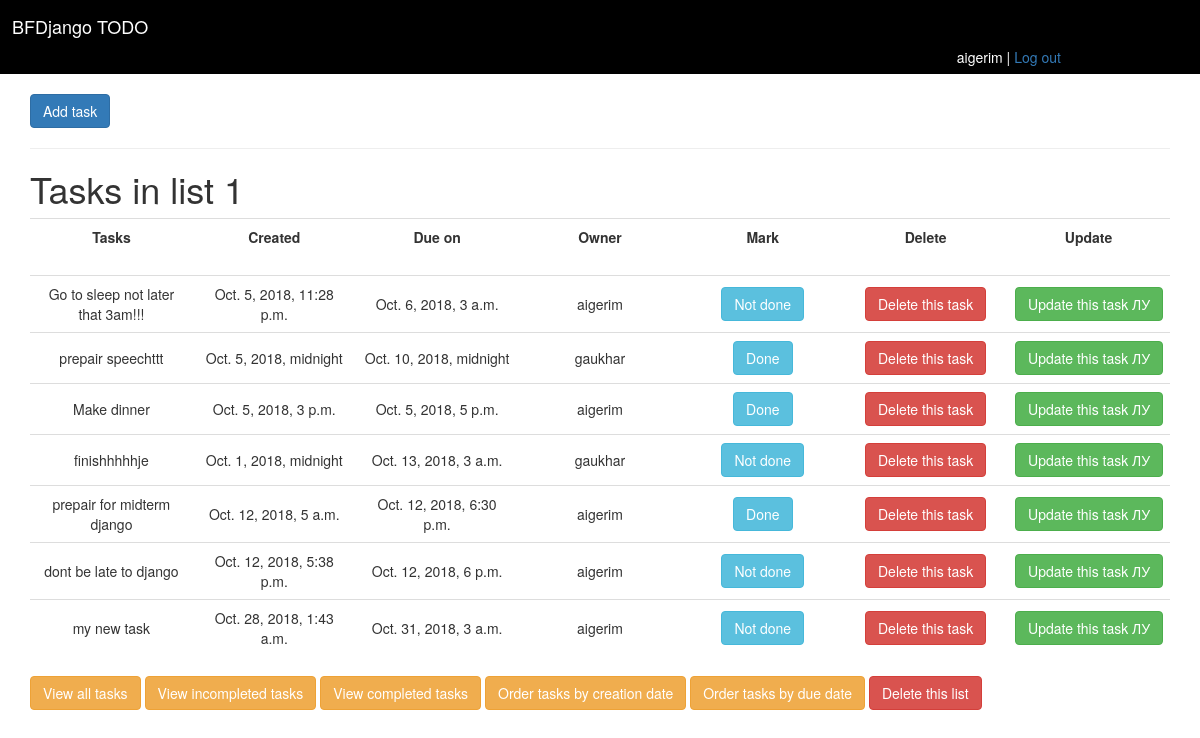
Screenshot of /main/home (signed in) with the database file from the repository.
### main/models.py (models this page shows, shortened)
class Task(models.Model):
    title = models.CharField(max_length=100)
    created = models.DateTimeField()
    due_to = models.DateTimeField()
    owner = models.ForeignKey(User,on_delete=models.CASCADE,related_name = 'main_tasks')
    mark = models.BooleanField();

### main/views.py (the view)
# urls.py: path('home', views.index, name='index'),
@login_required
def index(request):
    tasks = Task.objects.all();
    context = {'tasks':tasks }
    return render(request,'todo_list.html',{'tasks':tasks })

### cbv/templates/todo_list.html
{% extends 'base.html' %}
{% block body %}
		<a href="{% url 'add_task' %}" class="btn btn-primary">Add task</a>
	<hr><h1>Tasks in list 1</h1>
	<table class="table table-hover equal-width-cols">
    <tr>
      <th scope="col" class>Tasks</th>
      <th scope="col">Created</th>
      <th scope="col">Due on</th>
      <th scope="col">Owner</th>
       <th scope="col">Mark</th>
       <th scope="col">Delete</th>
       <th scope="col">Update</th>
    </tr>
</table>
<table class="table table-hover equal-width-cols">
	{% for curtask in tasks %}
	<tr>
			<td class = "centered">{{curtask.title}}</td>
			<td class = "centered">{{curtask.created}}</td>
			<td class = "centered">{{curtask.due_to}}</td>
			<td class = "centered">{{curtask.owner}}</td>
			{% if curtask.mark == True %}
			<td class = "centered"><a class="btn btn-info" href="">Done</a></td>
			{% else %}
			<td class = "centered"><a href="{% url 'task_done' curtask.id %}" class="btn btn-info">Not done</a></td>
			{% endif %}
			<td class = "centered"><a href="{% url 'delete_task' curtask.id %}" class="btn btn-danger">Delete this task</a></td>
			<td class = "centered"><a href="{% url 'update_task' curtask.id %}" class="btn btn-success">Update this task ЛУ</a></td>
		</tr>
		{% endfor %}
</table>
	<a href="{% url 'index' %}" class="btn btn-warning">View all tasks</a>
 	<a href="{% url 'incompleted' %}" class="btn btn-warning">View incompleted tasks</a>
	<a href="{% url 'completed' %}" class="btn btn-warning">View completed tasks</a>
	<a href="{% url 'creation' %}" class="btn btn-warning">Order tasks by creation date</a>
	 <a href="{% url 'due_order' %}" class="btn btn-warning">Order tasks by due date</a>
	 <a href="{% url 'delete_list' %}" class="btn btn-danger">Delete this list</a>
{% endblock %}

### cbv/templates/base.html (shortened to what this page needs)
{% load static %}
<!DOCTYPE html>
<html>
<head>
	<link rel="stylesheet" type="text/css" href="{% static 'css/bootstrap1.css'%}">
	<link rel="stylesheet" type="text/css" href="{% static 'css/mycustom.css' %}">
</head>
<body>
<div class="jumbotron">
	<h4>BFDjango TODO </h4>
	  {% if user.is_authenticated %}
	<span class="users">{{user.username}} |
	<a href="{% url 'logout' %}" >Log out</a></span>
	   {% else %}
	  <a href="{% url 'register' %} " class='users'>Sign Up</a>
	      {% endif %}
</div>
<div class="container">
{% block body %}
{% endblock %}
</div>
</body>
</html>

### main/static/css/mycustom.css (style rules this page uses)
.jumbotron { background-color: black; margin-bottom: 20px; color:white; padding:7px; padding-left: 12px; }
.users { padding-left: 80%; }
.equal-width-cols { width: 100%; table-layout: fixed; }
.equal-width-cols td { width: 100%; text-align:center; }

### rows the page displays
Task: title "Go to sleep not later that 3am!!!", created "Oct. 5, 2018, 11:28 p.m.", due_to "Oct. 6, 2018, 3 a.m.", owner "aigerim", mark "Not done"
Task: title "prepair speechttt", created "Oct. 5, 2018, midnight", due_to "Oct. 10, 2018, midnight", owner "gaukhar", mark "Done"
Task: title "Make dinner", created "Oct. 5, 2018, 3 p.m.", due_to "Oct. 5, 2018, 5 p.m.", owner "aigerim", mark "Done"
Task: title "finishhhhhje", created "Oct. 1, 2018, midnight", due_to "Oct. 13, 2018, 3 a.m.", owner "gaukhar", mark "Not done"
Task: title "prepair for midterm django", created "Oct. 12, 2018, 5 a.m.", due_to "Oct. 12, 2018, 6:30 p.m.", owner "aigerim", mark "Done"
Task: title "dont be late to django", created "Oct. 12, 2018, 5:38 p.m.", due_to "Oct. 12, 2018, 6 p.m.", owner "aigerim", mark "Not done"
Task: title "my new task", created "Oct. 28, 2018, 1:43 a.m.", due_to "Oct. 31, 2018, 3 a.m.", owner "aigerim", mark "Not done"

### other values shown
{{ user.username }} "aigerim"
